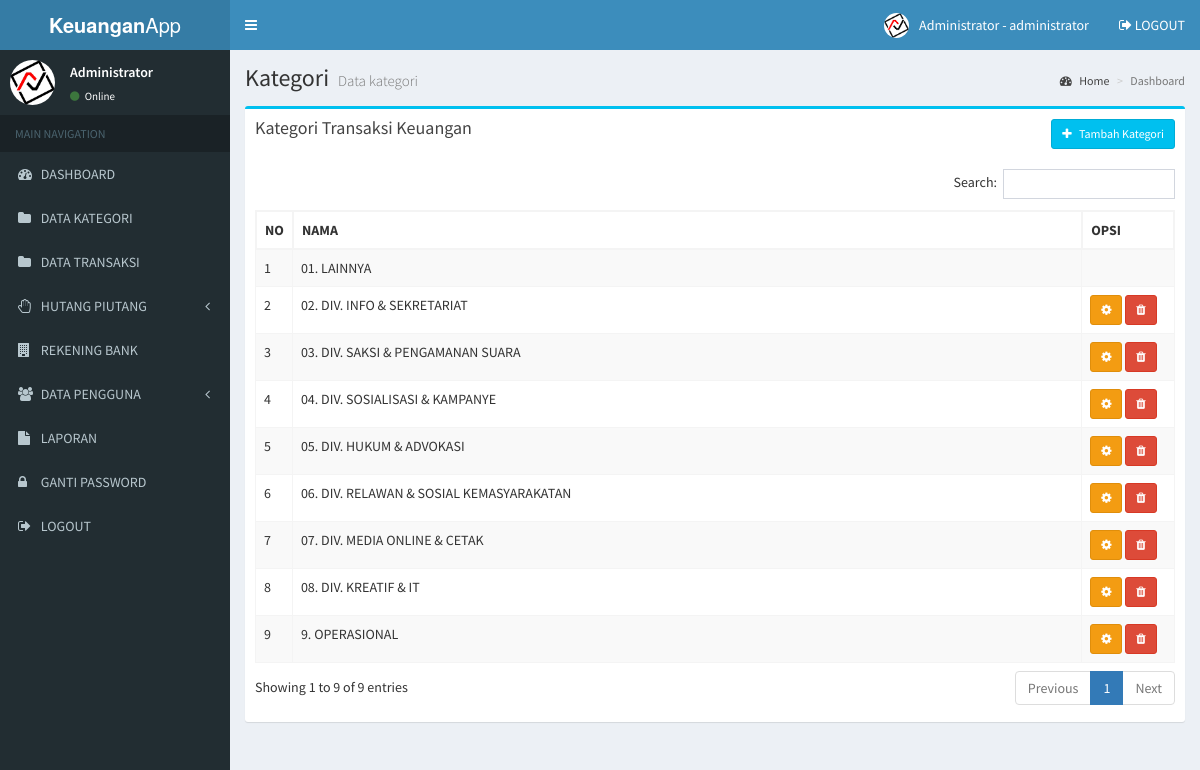
The app's page /admin/kategori.php (signed in) with its own data.
### tables this page shows
CREATE TABLE `user` (
  `user_id` int(11) NOT NULL AUTO_INCREMENT,
  `user_nama` varchar(100) NOT NULL,
  `user_username` varchar(100) NOT NULL,
  `user_password` varchar(100) NOT NULL,
  `user_foto` varchar(100) DEFAULT NULL,
  `user_level` varchar(20) NOT NULL,
  PRIMARY KEY (`user_id`)
);

CREATE TABLE `kategori` (
  `kategori_id` int(11) NOT NULL AUTO_INCREMENT,
  `kategori` varchar(255) NOT NULL,
  PRIMARY KEY (`kategori_id`)
);

### admin/kategori.php (the view, shortened to what this page needs)
<?php include 'header.php'; ?>
<div class="content-wrapper">
  <section class="content-header">
    <h1>
      Kategori
      <small>Data kategori</small>
    </h1>
    <ol class="breadcrumb">
      <li><a href="#"><i class="fa fa-dashboard"></i> Home</a></li>
      <li class="active">Dashboard</li>
    </ol>
  </section>
  <section class="content">
    <div class="row">
      <section class="col-lg-12">
        <div class="box box-info">
          <div class="box-header">
            <h3 class="box-title">Kategori Transaksi Keuangan</h3>
            <div class="btn-group pull-right">
              <button type="button" class="btn btn-info btn-sm" data-toggle="modal" data-target="#exampleModal">
                <i class="fa fa-plus"></i> &nbsp Tambah Kategori
              </button>
            </div>
          </div>
          <div class="box-body">
            <div class="table-responsive">
              <table class="table table-bordered table-striped" id="table-datatable">
                <thead>
                  <tr>
                    <th width="1%">NO</th>
                    <th>NAMA</th>
                    <th width="10%">OPSI</th>
                  </tr>
                </thead>
                <tbody>
                  <?php
                  include '../koneksi.php';
                  $no=1;
                  $data = mysqli_query($koneksi,"SELECT * FROM kategori ORDER BY kategori ASC");
                  while($d = mysqli_fetch_array($data)){
                    ?>
                    <tr>
                      <td><?php echo $no++; ?></td>
                      <td><?php echo $d['kategori']; ?></td>
                      <td>
                        <?php
                        if($d['kategori_id'] != 1){
                          ?>
                          <button type="button" class="btn btn-warning btn-sm" data-toggle="modal" data-target="#edit_kategori_<?php echo $d['kategori_id'] ?>">
                            <i class="fa fa-cog"></i>
                          </button>
                          <button type="button" class="btn btn-danger btn-sm" data-toggle="modal" data-target="#hapus_kategori_<?php echo $d['kategori_id'] ?>">
                            <i class="fa fa-trash"></i>
                          </button>
                          <?php
                        }
                        ?>
                      </td>
                    </tr>
                    <?php
                  }
                  ?>
                </tbody>
              </table>
            </div>
          </div>
        </div>
      </section>
    </div>
  </section>
</div>
<?php include 'footer.php'; ?>

### admin/header.php (shortened to what this page needs)
<!DOCTYPE html>
<html>
<head>
  <link rel="stylesheet" href="../assets/bower_components/bootstrap/dist/css/bootstrap.min.css">
  <link rel="stylesheet" href="../assets/bower_components/font-awesome/css/font-awesome.min.css">
  <link rel="stylesheet" href="../assets/bower_components/Ionicons/css/ionicons.min.css">
  <link rel="stylesheet" href="../assets/dist/css/AdminLTE.min.css">
  <link rel="stylesheet" href="../assets/bower_components/datatables.net-bs/css/dataTables.bootstrap.min.css">
  <link rel="stylesheet" href="../assets/dist/css/skins/_all-skins.min.css">
  <link rel="stylesheet" href="../assets/bower_components/morris.js/morris.css">
  <link rel="stylesheet" href="../assets/bower_components/jvectormap/jquery-jvectormap.css">
  <link rel="stylesheet" href="../assets/bower_components/bootstrap-datepicker/dist/css/bootstrap-datepicker.min.css">
  <link rel="stylesheet" href="../assets/bower_components/bootstrap-daterangepicker/daterangepicker.css">
  <link rel="stylesheet" href="../assets/plugins/bootstrap-wysihtml5/bootstrap3-wysihtml5.min.css">
  <?php
  include '../koneksi.php';
  ?>
</head>
<body class="hold-transition skin-blue sidebar-mini">
  <div class="wrapper">
    <header class="main-header">
      <a href="index.php" class="logo">
        <span class="logo-lg"><b>Keuangan</b>App</span>
      </a>
      <nav class="navbar navbar-static-top">
        <a href="#" class="sidebar-toggle" data-toggle="push-menu" role="button">
        </a>
        <div class="navbar-custom-menu">
          <ul class="nav navbar-nav">
            <li class="dropdown user user-menu">
              <a href="#" class="dropdown-toggle" data-toggle="dropdown">
                <?php
                $id_user = $_SESSION['id'];
                $profil = mysqli_query($koneksi,"select * from user where user_id='$id_user'");
                $profil = mysqli_fetch_assoc($profil);
                if($profil['user_foto'] == ""){
                  ?>
                  <img src="../gambar/sistem/user.png" class="user-image">
                <?php }else{ ?>
                  <img src="../gambar/user/<?php echo $profil['user_foto'] ?>" class="user-image">
                <?php } ?>
                <span class="hidden-xs"><?php echo $_SESSION['nama']; ?> - <?php echo $_SESSION['level']; ?></span>
              </a>
            </li>
            <li>
              <a href="logout.php"><i class="fa fa-sign-out"></i> LOGOUT</a>
            </li>
          </ul>
        </div>
      </nav>
    </header>
    <aside class="main-sidebar">
      <section class="sidebar">
        <div class="user-panel">
          <div class="pull-left image">
            <?php
            $id_user = $_SESSION['id'];
            $profil = mysqli_query($koneksi,"select * from user where user_id='$id_user'");
            $profil = mysqli_fetch_assoc($profil);
            if($profil['user_foto'] == ""){
              ?>
              <img src="../gambar/sistem/user.png" class="img-circle">
            <?php }else{ ?>
              <img src="../gambar/user/<?php echo $profil['user_foto'] ?>" class="img-circle" style="max-height:45px">
            <?php } ?>
          </div>
          <div class="pull-left info">
            <p><?php echo $_SESSION['nama']; ?></p>
            <a href="#"><i class="fa fa-circle text-success"></i> Online</a>
          </div>
        </div>
        <ul class="sidebar-menu" data-widget="tree">
          <li class="header">MAIN NAVIGATION</li>
          <li>
            <a href="index.php">
              <i class="fa fa-dashboard"></i> <span>DASHBOARD</span>
            </a>
          </li>
          <li>
            <a href="kategori.php">
              <i class="fa fa-folder"></i> <span>DATA KATEGORI</span>
            </a>
          </li>
          <li>
            <a href="transaksi.php">
              <i class="fa fa-folder"></i> <span>DATA TRANSAKSI</span>
            </a>
          </li>
          <li class="treeview">
            <a href="#">
              <i class="fa fa-hand-paper-o"></i>
              <span>HUTANG PIUTANG</span>
              <span class="pull-right-container">
                <i class="fa fa-angle-left pull-right"></i>
              </span>
            </a>
          </li>
          <li>
            <a href="bank.php">
              <i class="fa fa-building"></i> <span>REKENING BANK</span>
            </a>
          </li>
          <li class="treeview">
            <a href="#">
              <i class="fa fa-users"></i>
              <span>DATA PENGGUNA</span>
              <span class="pull-right-container">
                <i class="fa fa-angle-left pull-right"></i>
              </span>
            </a>
          </li>
          <li>
            <a href="laporan.php">
              <i class="fa fa-file"></i> <span>LAPORAN</span>
            </a>
          </li>
          <li>
            <a href="gantipassword.php">
              <i class="fa fa-lock"></i> <span>GANTI PASSWORD</span>
            </a>
          </li>
          <li>
            <a href="logout.php">
              <i class="fa fa-sign-out"></i> <span>LOGOUT</span>
            </a>
          </li>
        </ul>
      </section>
    </aside>

### admin/header.php (style rules this page uses)
#table-datatable { width: 100% !important; }
#table-datatable .sorting_disabled { border: 1px solid #f4f4f4; }

### records on screen
user: user_foto (picture)
kategori: kategori "01. LAINNYA"
kategori: kategori "02. DIV. INFO & SEKRETARIAT"
kategori: kategori "03. DIV. SAKSI & PENGAMANAN SUARA"
kategori: kategori "04. DIV. SOSIALISASI & KAMPANYE"
kategori: kategori "05. DIV. HUKUM & ADVOKASI"
kategori: kategori "06. DIV. RELAWAN & SOSIAL KEMASYARAKATAN"
kategori: kategori "07. DIV. MEDIA ONLINE & CETAK"
kategori: kategori "08. DIV. KREATIF & IT"
kategori: kategori "9. OPERASIONAL"

### other values on screen
$_SESSION['nama'] "Administrator"
$_SESSION['level'] "administrator"
